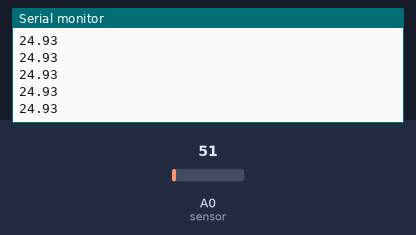
This sketch was run on a simulated Arduino Uno, built with avr-gcc and run on an emulated ATmega328P. Parts: the last lines printed to the serial monitor. Inputs (shaded band) come from the test bench; at power-on: A0 (sensor) = 51.

Above: at 1.2 s.
1.3 s: A0 (sensor) set to 61
At 1.31 s:
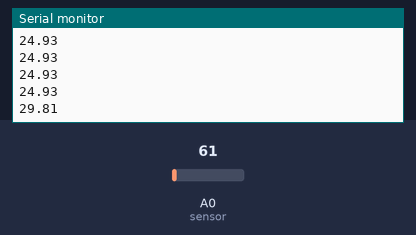
2.8 s: A0 (sensor) set to 71
At 2.82 s:
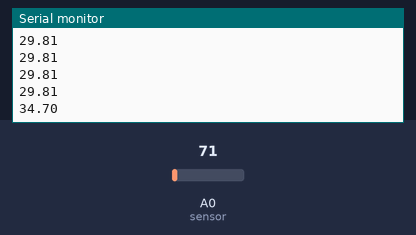
Timing chart, 0 to 5.8 s (numbered marks = the images above; inputs shaded):
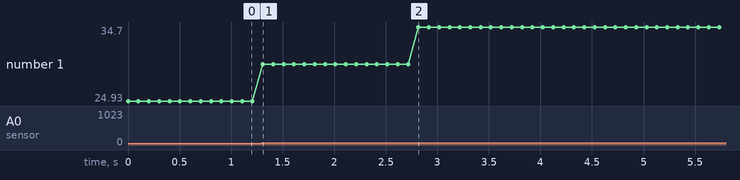

Measured:
- after the input at 1.3 s, the serial monitor: prints a new line at once (image 1)
- after the input at 2.8 s, the serial monitor: prints a new line at once (image 2)
- plotted number 1: 24.93 → 29.81 after the input at 1.3 s, 29.81 → 34.7 after the input at 2.8 s

The sketch:

TP2A.ino
```cpp
//Universidad Tecnologica Nacional - Facultad Regional Tucuman
//Departamento de Ingenieria Electronica - Sistemas de Control Biomedico
//by Fernandez Francisco Alberto

//Lectura del sensor LM35 y visualizacion de valores por PC

#define sensor A0
float data = 0;
float temp = 0;

void setup() {
  Serial.begin(9600);
}

void loop() {
  data = analogRead(sensor);
  temp = data * 5 * 100 / 1023;
  Serial.println(temp);
  delay(100);
}
```
